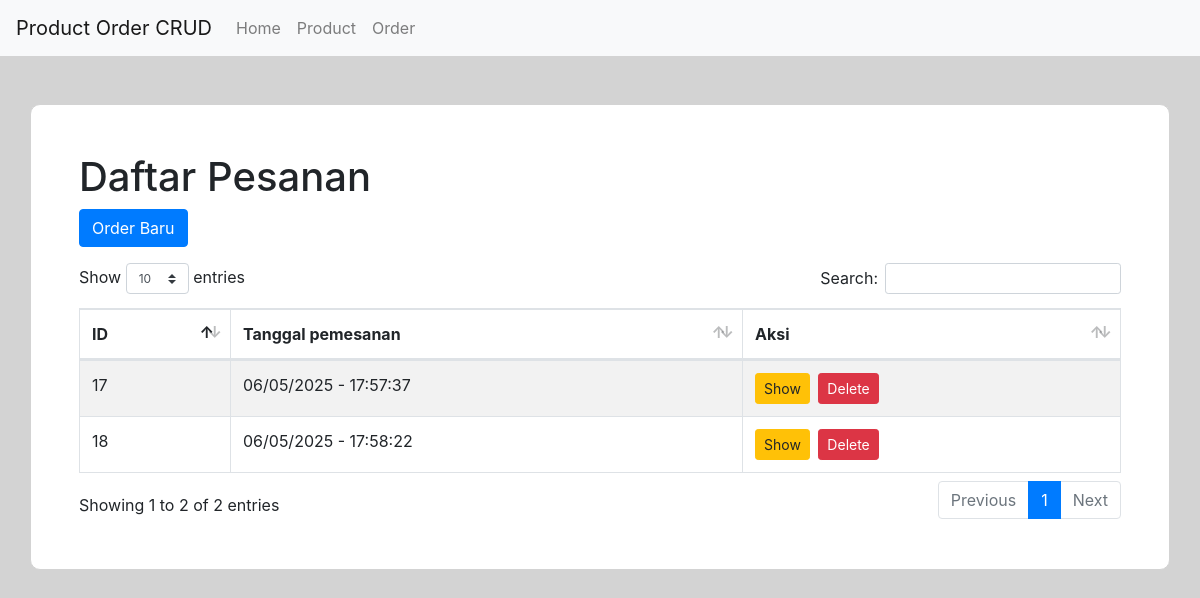
Before: /index.php/order with the older database file.
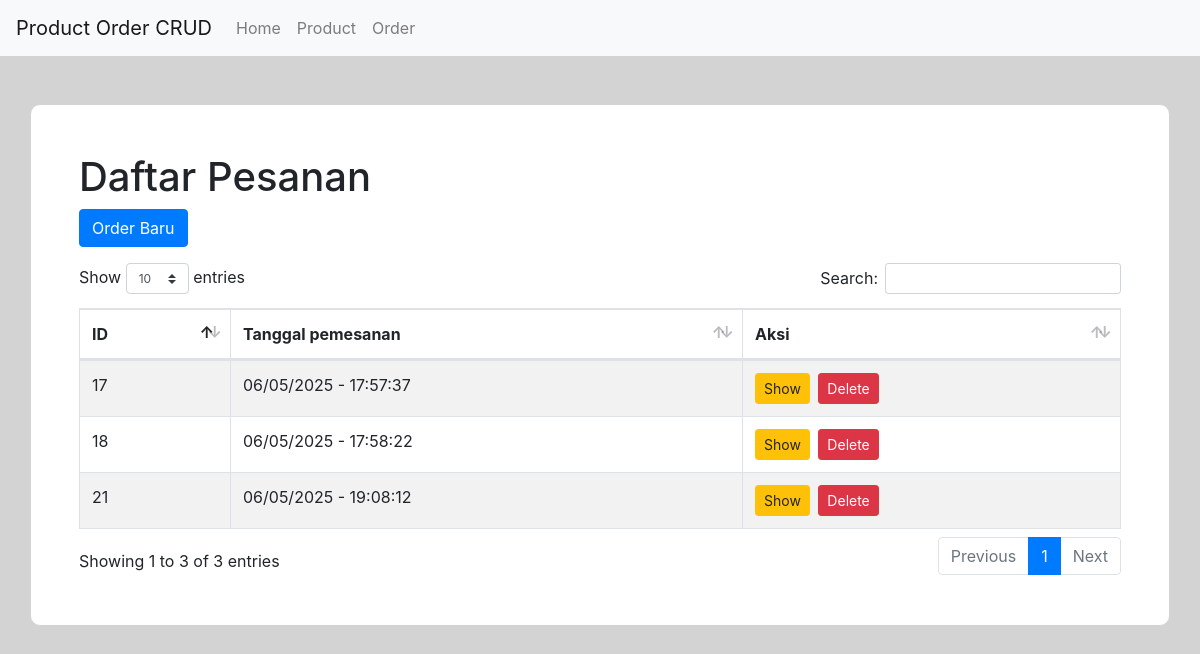
After: the same page with the newer database file.
### tables this page shows
CREATE TABLE `order` (
  `id` int(11) NOT NULL,
  `data` datetime NOT NULL,
  `status` tinyint(1) NOT NULL DEFAULT 1
);

### application/controllers/Order.php (called while the page is built, shortened)
<?php
class Order extends CI_Controller {
    public function __construct()
    {
        $this->load->model('product_model','product');
        $this->load->model('order_model','order');
    }
    public function index(){
        $data = array();
        $data['orders'] = $this->order->getOrders();
        $this->load->view('order/order_view', $data);
    }
}

### index.php (called while the page is built, shortened)
<?php
require_once BASEPATH.'core/CodeIgniter.php';

### application/models/Order_model.php (called while the page is built, shortened)
<?php
class Order_model extends CI_Model {
    public function getOrders(){
        $this->db->order_by('id');
        $this->db->where('status', 1);
        $query = $this->db->get('order');
        return $query->result();
    }
}

### application/views/order/order_view.php (the view, shortened to what this page needs)
?><!DOCTYPE html>
<html lang="pt-BR">
<body>
<div class="container container-person mt-5 p-5">
    <h1>Daftar Pesanan</h1>
    <div class="col-md-12 mb-3">
        <div class="row">
            <a class="btn btn-primary" href="<?= base_url('/') ?>">Order Baru</a>
        </div>
    </div>
    <table id="product_table" class="table table-striped table-bordered table-responsive-sm" style="width:100%">
        <thead>
        <tr>
            <th>ID</th>
            <th>Tanggal pemesanan</th>
            <th>Aksi</th>
        </tr>
        </thead>
        <tbody>
        <?php
        if($orders) {
            foreach ($orders as $order) { ?>
                <tr>
                    <td><?= $order->id ?></td>
                    <td><?php $data = new DateTime($order->data); echo $data->format('d/m/Y - H:i:s') ?></td>
                    <td>
                        <a href="<?= base_url('order/view/'.$order->id) ?>" class="btn btn-sm btn-warning mr-1">Show</a>
                        <a class="btn btn-sm btn-danger delete-order" href="#" data-id="<?= base_url('order/delete/'.$order->id) ?>" data-toggle="modal" data-target="#deleteOrderModal">Delete</a>
                    </td>
                </tr>
            <?php }
        } else { ?>
            <td class="text-center" colspan="6">Tidak ada permintaan</td>
        <?php } ?>
        </tbody>
    </table>
</div>
</body>
</html>

Changed rows visible on the page:
added order: id "21", data "06/05/2025 - 19:08:12"
Other visible differences:
text written by a page script: "Show entries Search: Showing 1 to 2 of 2 entries Previous 1 Next" → "Show entries Search: Showing 1 to 3 of 3 entries Previous 1 Next"
